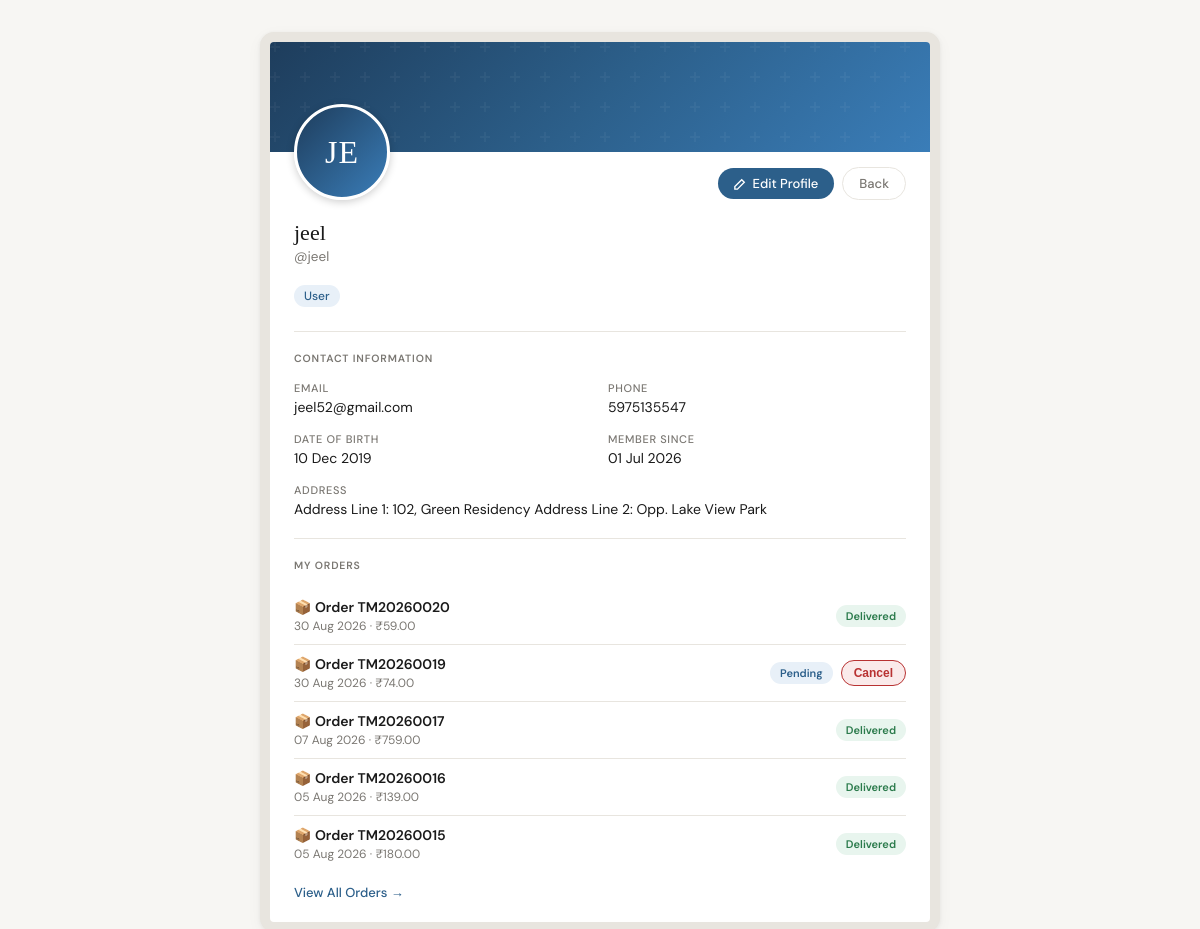
/profile/ (signed in), run on the app's committed database.
### app_modules/userapp/models.py (models this page shows, shortened)
class CustomUser(AbstractUser):
    role = models.CharField(max_length=20, choices=UserRole.choices, default=UserRole.USER)
    is_approved = models.BooleanField(default=False)
    phone_number = models.CharField(max_length=15, blank=True, null=True)
    profile_image = models.ImageField(upload_to="profiles/", null=True, blank=True)
    address = models.TextField(blank=True, null=True)
    date_of_birth = models.DateField(null=True, blank=True)
    aadhaar_number = models.CharField(max_length=12, blank=True, null=True, unique=True)
    pan_number = models.CharField(max_length=10, blank=True, null=True, unique=True)
    aadhaar_image = models.ImageField(upload_to="kyc/aadhaar/", null=True, blank=True)
    pan_image = models.ImageField(upload_to="kyc/pan/", null=True, blank=True)
    other_document_image = models.ImageField(upload_to="kyc/other/", null=True, blank=True)
    is_kyc_verified = models.BooleanField(default=False)
    registration_ip = models.GenericIPAddressField(null=True, blank=True)
    objects = CustomUserManager()
    @property
    def is_customer_role(self):
        return self.role == UserRole.USER

class Order(models.Model):
    PENDING = OrderStatus.PENDING
    PAYMENT_FAILED = OrderStatus.PAYMENT_FAILED
    PAYMENT_SUCCESSFUL = OrderStatus.PAYMENT_SUCCESSFUL
    CONFIRMED = OrderStatus.CONFIRMED
    PROCESSING = OrderStatus.PROCESSING
    ASSIGNED = OrderStatus.ASSIGNED
    ACCEPTED = OrderStatus.ACCEPTED
    PICKED_UP = OrderStatus.PICKED_UP
    OUT_FOR_DELIVERY = OrderStatus.OUT_FOR_DELIVERY
    NEAR_LOCATION = OrderStatus.NEAR_LOCATION
    DELIVERED = OrderStatus.DELIVERED
    CANCELLED = OrderStatus.CANCELLED
    RETURNED = OrderStatus.RETURNED
    REFUNDED = OrderStatus.REFUNDED
    STATUS_CHOICES = OrderStatus.choices
    AUTO_PROGRESSION = OrderStatus.auto_progression()
    TERMINAL_STATUSES = OrderStatus.terminal_statuses()
    CANCELLABLE_BEFORE = OrderStatus.cancellable_before()
    CANCELLABLE_LATE = OrderStatus.cancellable_late()
    customer = models.ForeignKey(CustomUser, on_delete=models.CASCADE, related_name="orders")
    total_amount = models.DecimalField(max_digits=10, decimal_places=2, default=0)
    status = models.CharField(max_length=30, choices=OrderStatus.choices, default=OrderStatus.PENDING)
    delivery_address = models.TextField()
    contact_name = models.CharField(max_length=150, blank=True)
    contact_phone = models.CharField(max_length=15, blank=True)
    created_at = models.DateTimeField(auto_now_add=True)
    updated_at = models.DateTimeField(auto_now=True)
    status_updated_at = models.DateTimeField(default=timezone.now)
    objects = OrderManager()
    class Meta:
        ordering = ["-created_at"]
    @property
    def display_id(self):
        year = self.created_at.year if self.created_at else 2026
        return f"📦 Order TM{year}{self.id:04d}"
    @property
    def is_cancellable(self):
        return self.status in self.CANCELLABLE_BEFORE

### app_modules/userapp/views.py (the view)
# urls.py: path('profile/', views.profile_view, name='profile_view'),
@login_required
def profile_view(request):
    orders = Order.objects.filter(customer=request.user).order_by("-created_at")[:5]
    notifications = Notification.objects.filter(receiver=request.user, is_read=False)[:5]
    return render(request, "userapp/profile.html", {"orders": orders, "notifications": notifications})

### app_modules/userapp/context_processors.py (called while the page is built)
def header_counts(request):
    cart_count = 0
    wishlist_count = 0
    recent_orders = []
    if request.user.is_authenticated:
        cart = Cart.objects.filter(user=request.user).first()
        if cart:
            cart_count = cart.total_quantity
        wishlist_count = Wishlist.objects.filter(user=request.user).count()
        if request.user.is_customer_role:
            recent_orders = Order.objects.filter(customer=request.user).prefetch_related("items")[:3]
    return {
        "header_cart_count": cart_count,
        "header_wishlist_count": wishlist_count,
        "header_recent_orders": recent_orders,
    }

### app_modules/userapp/models.py (called while the page is built)
    @property
    def total_quantity(self):
        return sum(item.quantity for item in self.items.all())

### templates/userapp/profile.html (shortened to what this page needs)
{% load static %}
<!DOCTYPE html>
<html lang="en">
<head>
</head>
<body>
<div class="container">
  {% if not edit_mode %}
  <div class="profile-card">
    <div class="profile-banner"></div>
    <div class="avatar-row">
      <div class="avatar-wrap">
        {% if user.profile_image %}
          <img src="{{ user.profile_image.url }}" alt="{{ user.username }}" class="avatar avatar-clickable" onclick="openLightbox(this.src)"/>
        {% else %}
          <div class="avatar-initials">
            {{ user.username|slice:":1"|upper }}{% if user.username|length > 1 %}{{ user.username|slice:"1:2"|upper }}{% endif %}
          </div>
        {% endif %}
      </div>
      <div class="btn-row">
        <a href="{% url 'profile_edit' %}" class="btn btn-primary">
          <svg width="12" height="12" viewBox="0 0 14 14" fill="none" stroke="currentColor" stroke-width="1.6"><path d="M9 2l3 3L4 13H1v-3L9 2z"/></svg>
          Edit Profile
        </a>
        {% if user.role == 'Admin' %}
          <a href="{% url 'index' %}" class="btn btn-outline">Back</a>
        {% else %}
          <a href="{% url 'index' %}" class="btn btn-outline">Back</a>
        {% endif %}
      </div>
    </div>
    <div class="profile-info">
      <div class="profile-name">
        {{ user.get_full_name|default:user.username }}
      </div>
      <div class="profile-username">@{{ user.username }}</div>
      <div style="margin-top: 10px; display: flex; flex-wrap: wrap; gap: 4px; align-items: center;">
        <span class="role-badge {% if user.role == 'Admin' %}role-admin{% else %}role-user{% endif %}">
          {{ user.role }}
        </span>
      </div>
    </div>
    <div class="divider"></div>
    <div class="info-section">
      <p class="section-label">Contact Information</p>
      <div class="info-grid">
        <div class="info-item">
          <label>Email</label>
          <span>{% if user.email %}{{ user.email }}{% else %}<span class="empty">Not set</span>{% endif %}</span>
        </div>
        <div class="info-item">
          <label>Phone</label>
          <span>{% if user.phone_number %}{{ user.phone_number }}{% else %}<span class="empty">Not set</span>{% endif %}</span>
        </div>
        <div class="info-item">
          <label>Date of Birth</label>
          <span>{% if user.date_of_birth %}{{ user.date_of_birth|date:"d M Y" }}{% else %}<span class="empty">Not set</span>{% endif %}</span>
        </div>
        <div class="info-item">
          <label>Member Since</label>
          <span>{{ user.date_joined|date:"d M Y" }}</span>
        </div>
        <div class="info-item full-width">
          <label>Address</label>
          <span>{% if user.address %}{{ user.address }}{% else %}<span class="empty">Not set</span>{% endif %}</span>
        </div>
      </div>
    </div>
    <div class="divider"></div>
    <div class="info-section">
      <p class="section-label">My Orders</p>
      {% for order in orders %}
      <div class="order-row">
        <div class="order-row-main">
          <a href="{% url 'order_detail' order.id %}" class="order-row-id">{{ order.display_id }}</a>
          <span class="order-row-date">{{ order.created_at|date:"d M Y" }} &middot; ₹{{ order.total_amount }}</span>
        </div>
        <div class="order-row-actions">
          <span class="order-status-badge"
                style="background:{% if order.status == 'cancelled' or order.status == 'payment_failed' %}var(--danger-light){% elif order.status == 'delivered' %}var(--success-light){% else %}var(--accent-light){% endif %};
                       color:{% if order.status == 'cancelled' or order.status == 'payment_failed' %}var(--danger){% elif order.status == 'delivered' %}var(--success){% else %}var(--accent){% endif %};">
            {{ order.get_status_display }}
          </span>
          {% if order.is_cancellable %}
          <form method="post" action="{% url 'cancel_order' order.id %}" onsubmit="return confirm('Cancel this order?');" style="display:inline;">
            <button type="submit" class="btn-cancel-order">Cancel</button>
          </form>
          {% endif %}
        </div>
      </div>
      {% empty %}
      <p class="empty">No orders placed yet.</p>
      {% endfor %}
      <a href="{% url 'order_list' %}" class="view-all-orders-link">View All Orders →</a>
    </div>
  </div>
  {% endif %}
</div>
</body>
</html>

### templates/userapp/profile.html (style rules this page uses)
*, *::before, *::after { box-sizing: border-box; margin: 0; padding: 0; }
:root { --bg: #F7F6F3; --card: #FFFFFF; --border: #E8E5DF; --text: #1A1A1A; --muted: #7A7772; --accent: #2C5F8A; --accent-light: #E8F0F8; --danger: #B83232; --danger-light: #FAEAEA; --success: #2A7A4B; --success-light: #E8F5EE; --warning: #7A5A1A; --warning-light: #FDF3DC; --avatar-size: 96px; --radius: 14px; --radius-sm: 8px; --shadow: 0 1px 4px rgba(0,0,0,0.06), 0 4px 16px rgba(0,0,0,0.04); }
body { font-family: 'DM Sans', sans-serif; background: var(--bg); color: var(--text); min-height: 100vh; padding: 2rem 1rem; }
.container { max-width: 680px; margin: 0 auto; }
.profile-card { background: var(--card); border-radius: var(--radius); border: 10px solid var(--border); box-shadow: var(--shadow); overflow: hidden; }
.profile-banner { height: 110px; background: linear-gradient(135deg, #1E3D5C 0%, #2C5F8A 50%, #3A7DB8 100%); position: relative; }
.profile-banner::after { content: ''; position: absolute; inset: 0; }
.avatar-row { padding: 0 1.5rem 1.25rem; display: flex; align-items: flex-end; justify-content: space-between; margin-top: calc(var(--avatar-size) / -2); }
.avatar-wrap { position: relative; }
.avatar-initials { width: var(--avatar-size); height: var(--avatar-size); border-radius: 50%; border: 3px solid var(--card); background: linear-gradient(135deg, #1E3D5C, #3A7DB8); display: flex; align-items: center; justify-content: center; font-family: 'Playfair Display', serif; font-size: 32px; font-weight: 500; color: #FFFFFF; box-shadow: 0 2px 8px rgba(0,0,0,0.2); user-select: none; letter-spacing: 1px; }
.btn-row { display: flex; gap: 8px; align-items: center; }
.btn { font-family: 'DM Sans', sans-serif; font-size: 13px; font-weight: 500; padding: 7px 16px; border-radius: 30px; border: none; cursor: pointer; text-decoration: none; display: inline-flex; align-items: center; gap: 6px; transition: opacity 0.15s, transform 0.12s; }
.btn-primary { background: var(--accent); color: #fff; }
.btn-outline { background: transparent; color: var(--muted); border: 1px solid var(--border); }
.profile-info { padding: 0 1.5rem 1.5rem; }
.profile-name { font-family: 'Playfair Display', serif; font-size: 22px; font-weight: 500; color: var(--text); line-height: 1.2; }
.profile-username { font-size: 13.5px; color: var(--muted); margin-top: 2px; }
.role-badge { display: inline-flex; align-items: center; gap: 5px; margin-top: 10px; padding: 3px 10px; border-radius: 20px; font-size: 12px; font-weight: 500; }
.role-user { background: var(--accent-light); color: var(--accent); }
.divider { height: 1px; background: var(--border); margin: 0 1.5rem; }
.info-section { padding: 1.25rem 1.5rem; }
.section-label { font-size: 10.5px; font-weight: 600; letter-spacing: 0.08em; text-transform: uppercase; color: var(--muted); margin-bottom: 1rem; }
.info-grid { display: grid; grid-template-columns: 1fr 1fr; gap: 1rem; }
.info-item { display: flex; flex-direction: column; gap: 3px; }
.info-item label { font-size: 11px; color: var(--muted); text-transform: uppercase; letter-spacing: 0.06em; font-weight: 500; }
.info-item span { font-size: 14px; color: var(--text); font-weight: 400; }
.info-item.full-width { grid-column: 1 / -1; }
.order-row { display: flex; justify-content: space-between; align-items: center; flex-wrap: wrap; gap: 8px; padding: 10px 0; border-bottom: 1px solid var(--border); }
.order-row:last-of-type { border-bottom: none; }
.order-row-main { display: flex; flex-direction: column; gap: 2px; }
.order-row-id { font-weight: 600; color: var(--text); text-decoration: none; font-size: 14px; }
.order-row-date { font-size: 12px; color: var(--muted); }
.order-row-actions { display: flex; align-items: center; gap: 8px; }
.order-status-badge { font-size: 11px; font-weight: 600; padding: 4px 10px; border-radius: 20px; }
.btn-cancel-order { font-size: 12px; font-weight: 600; padding: 5px 12px; border-radius: 20px; border: 1px solid var(--danger); background: var(--danger-light); color: var(--danger); cursor: pointer; }
.view-all-orders-link { display: inline-block; margin-top: 12px; font-size: 13px; color: var(--accent); text-decoration: none; font-weight: 500; }

### data on the page
CustomUser: username "J", username "E", get_full_name "jeel", username "jeel", role "User", email "jeel52@gmail.com", phone_number "5975135547", date_of_birth "10 Dec 2019", date_joined "01 Jul 2026", address "Address Line 1: 102, Green Residency Address Line 2: Opp. Lake View Park"
Order: display_id "📦 Order TM20260020", created_at "30 Aug 2026", total_amount "59.00", status "Delivered"
Order: display_id "📦 Order TM20260019", created_at "30 Aug 2026", total_amount "74.00", status "Pending", shows "Cancel"
Order: display_id "📦 Order TM20260017", created_at "07 Aug 2026", total_amount "759.00", status "Delivered"
Order: display_id "📦 Order TM20260016", created_at "05 Aug 2026", total_amount "139.00", status "Delivered"
Order: display_id "📦 Order TM20260015", created_at "05 Aug 2026", total_amount "180.00", status "Delivered"
